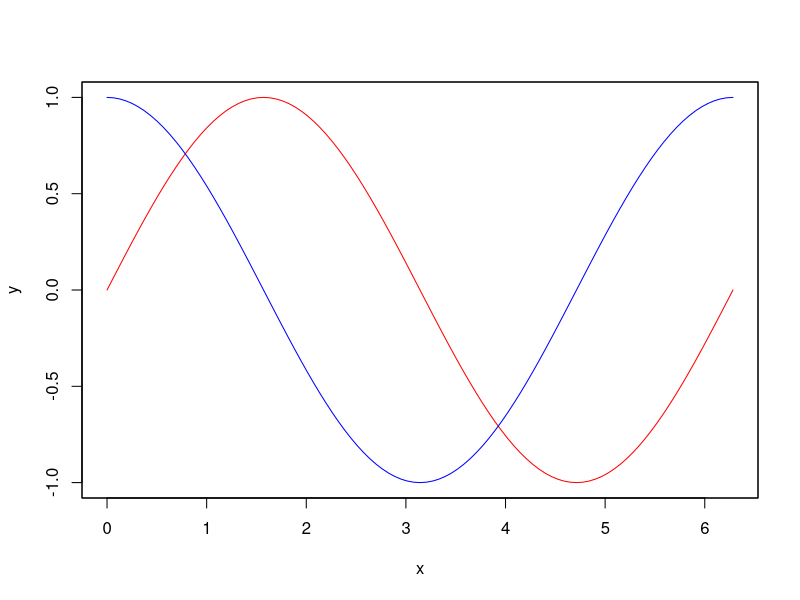

This chart was generated by the following R code:
#!/usr/bin/env Rscript

png("Kurven.png",width=1000,height=1000)

curve(sin(x)
    , 0 , 2*pi
    , col="red"
    , ylab="y"
    )

par(new=TRUE)

curve(cos(x)
    , 0 , 2*pi
    , col="blue"
    , xaxt="n"
    , yaxt="n"
    , xlab=""
    , ylab=""
    )

dev.off()
